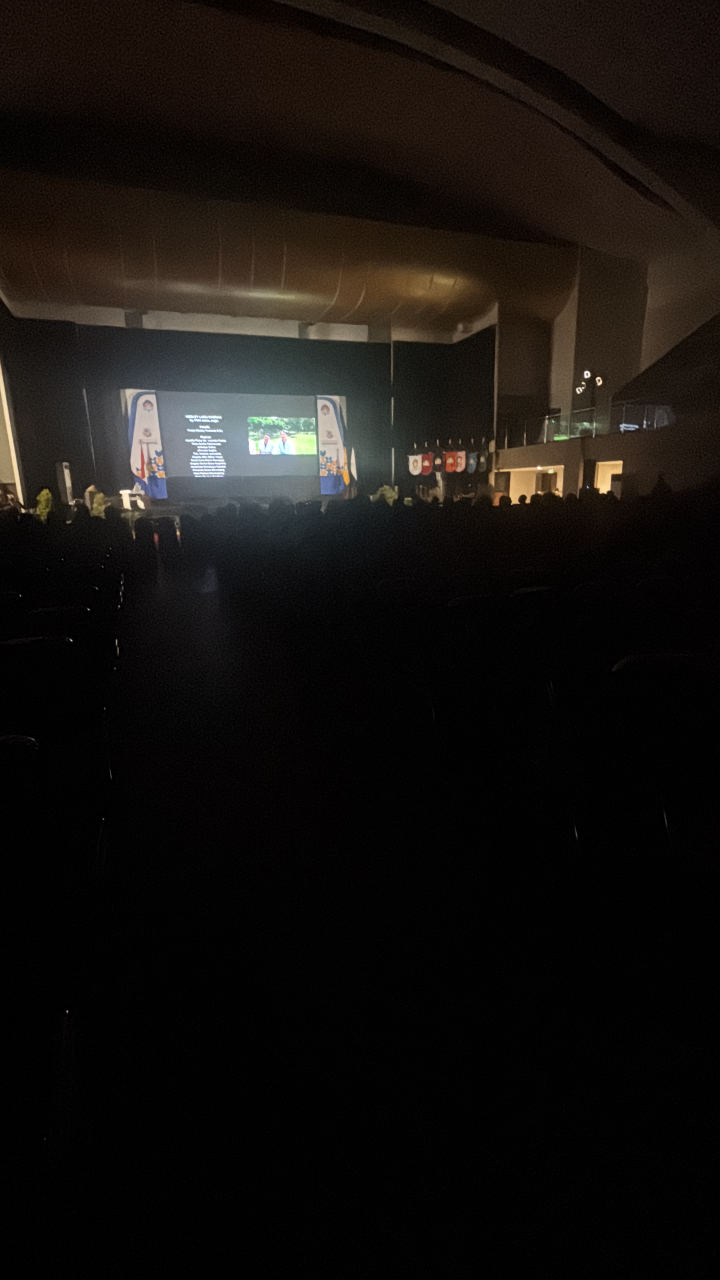
#> input picture dark_image.jpeg, 2160 x 3840 px (shown at 1/3 size); its folder holds only this picture in this run
$ jupyter execute test.ipynb   (shell and % lines are left out)   (older library calls are emulated)
#> lines starting #> are read from the running program, lines starting #| are printed output that depends on the picture; pictures that were not available may be replaced by others from this repository, and a replacement may not be noted
## Setup

[cell 1]
import cv2
import numpy as np
import matplotlib.pyplot as plt
from google.colab import files
from skimage import exposure
from scipy.ndimage import gaussian_filter
from numpy.fft import fft2, ifft2
import warnings
warnings.filterwarnings('ignore')

print('OpenCV version:', cv2.__version__)
print('NumPy version:', np.__version__)

[cell 2]
import os

print("Files in /content/:")
for f in os.listdir('/content'):
    if not f.startswith('.') and f != 'sample_data':
        print("  ", f)

filename = 'dark_image.jpeg'

assert os.path.exists(filename), \
    f"'{filename}' not found. Check the list above and edit the filename."
print(f"Ready to use: {filename}")

[cell 3]
img_bgr = cv2.imread(filename)
#> img_bgr is the input picture: shape (3840, 2160, 3); mean B, G, R 15.6, 18.5, 21.7
img_rgb = cv2.cvtColor(img_bgr, cv2.COLOR_BGR2RGB)

# Optional: resize if too large
MAX_DIM = 1024
h, w = img_rgb.shape[:2]
#> h = 3840; w = 2160
if max(h, w) > MAX_DIM:
    scale = MAX_DIM / max(h, w)
#> scale = 0.267
    img_rgb = cv2.resize(img_rgb, (int(w*scale), int(h*scale)))
#> img_rgb: shape (1024, 576, 3)
    print(f'Resized from {w}x{h} to {img_rgb.shape[1]}x{img_rgb.shape[0]}')
#| Resized from 2160x3840 to 576x1024

print('Shape:', img_rgb.shape)
#| Shape: (1024, 576, 3)
print('Dtype:', img_rgb.dtype)
#| Dtype: uint8

## Helper Functions

[cell 4]
def show_images(images, titles, figsize=(18, 6)):
    """Display a list of images side by side."""
    n = len(images)
    plt.figure(figsize=figsize)
    for i, (im, title) in enumerate(zip(images, titles)):
        plt.subplot(1, n, i + 1)
        if im.ndim == 2:
            plt.imshow(im, cmap='gray')
        else:
            plt.imshow(im)
        plt.title(title, fontsize=12)
        plt.axis('off')
    plt.tight_layout()
    plt.show()


def plot_histograms(images, titles, figsize=(18, 4)):
    """Plot grayscale histograms side by side."""
    n = len(images)
    plt.figure(figsize=figsize)
    for i, (im, title) in enumerate(zip(images, titles)):
        plt.subplot(1, n, i + 1)
        gray = cv2.cvtColor(im, cv2.COLOR_RGB2GRAY) if im.ndim == 3 else im
        plt.hist(gray.ravel(), bins=256, range=[0, 256], color='steelblue')
        plt.title(f'Histogram: {title}')
        plt.xlim([0, 256])
        plt.grid(alpha=0.3)
    plt.tight_layout()
    plt.show()

## Enhancement Functions

Each function returns a new image (no in-place modification).

[cell 5]
def histogram_equalization(image):
    """Global histogram equalization."""
    if image.ndim == 2:
        return cv2.equalizeHist(image)
    ycrcb = cv2.cvtColor(image, cv2.COLOR_RGB2YCrCb)
#> ycrcb: shape (1024, 576, 3); mean of channels 0, 1, 2 19, 129.9, 126
    ycrcb[:, :, 0] = cv2.equalizeHist(ycrcb[:, :, 0])
#> ycrcb: shape (1024, 576, 3); mean of channels 0, 1, 2 128.8, 129.9, 126
    return cv2.cvtColor(ycrcb, cv2.COLOR_YCrCb2RGB)


def clahe_enhance(image, clip_limit=2.0, tile_grid=(8, 8)):
    """Contrast Limited Adaptive Histogram Equalization."""
#> called with clip_limit = 2, tile_grid = (8, 8)
    clahe = cv2.createCLAHE(clipLimit=clip_limit, tileGridSize=tile_grid)
    if image.ndim == 2:
        return clahe.apply(image)
    lab = cv2.cvtColor(image, cv2.COLOR_RGB2LAB)
#> lab: shape (1024, 576, 3); mean of channels 0, 1, 2 18.5, 129, 130.2
    lab[:, :, 0] = clahe.apply(lab[:, :, 0])
#> lab: shape (1024, 576, 3); mean of channels 0, 1, 2 33.3, 129, 130.2
    return cv2.cvtColor(lab, cv2.COLOR_LAB2RGB)


def gamma_correction(image, gamma=1.0):
    """gamma < 1 brightens; gamma > 1 darkens."""
#> called with gamma = 0.6
    inv_gamma = 1.0 / gamma
    table = np.array([((i / 255.0) ** inv_gamma) * 255
                      for i in np.arange(0, 256)]).astype('uint8')
    return cv2.LUT(image, table)


def adjust_brightness_contrast(image, alpha=1.0, beta=0):
    """alpha: contrast multiplier, beta: brightness offset."""
    return cv2.convertScaleAbs(image, alpha=alpha, beta=beta)


def sharpen_image(image):
    """3x3 sharpening kernel."""
    kernel = np.array([[ 0, -1,  0],
                       [-1,  5, -1],
                       [ 0, -1,  0]])
    return cv2.filter2D(image, -1, kernel)
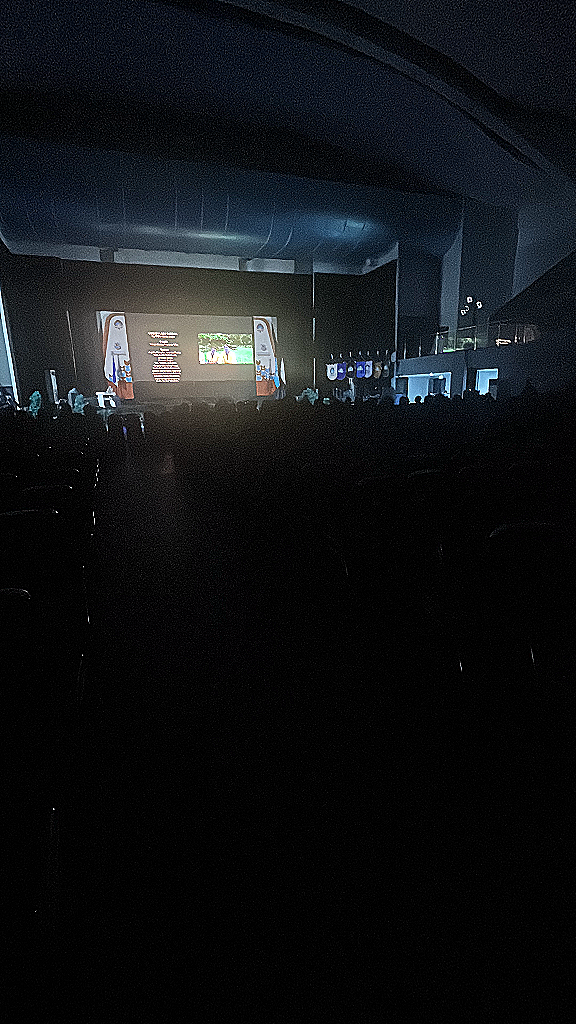
#> returned value: shape (1024, 576, 3); mean of channels 0, 1, 2 22.6, 19.7, 17.2; drawn as B, G, R


def unsharp_mask(image, sigma=2.0, strength=1.5):
    """Subtract blurred version to enhance edges."""
#> called with sigma = 2, strength = 1.5
    blurred = cv2.GaussianBlur(image, (0, 0), sigma)
    sharpened = cv2.addWeighted(image, 1 + strength, blurred, -strength, 0)
    return np.clip(sharpened, 0, 255).astype(np.uint8)


def denoise_image(image):
    """Non-local means denoising."""
    if image.ndim == 3:
        return cv2.fastNlMeansDenoisingColored(image, None, 10, 10, 7, 21)
    return cv2.fastNlMeansDenoising(image, None, 10, 7, 21)


def wiener_deblur(image, kernel_size=5, noise=0.01):
    """Wiener deconvolution (single-channel result)."""
    gray = cv2.cvtColor(image, cv2.COLOR_RGB2GRAY) if image.ndim == 3 else image
    h, w = gray.shape
    kernel = np.ones((kernel_size, kernel_size)) / (kernel_size ** 2)
    psf = np.zeros_like(gray, dtype=np.float32)
    kh, kw = kernel.shape
    psf[:kh, :kw] = kernel
    psf = np.roll(psf, -kh // 2, axis=0)
    psf = np.roll(psf, -kw // 2, axis=1)
    psf_fft = fft2(psf)
    gray_fft = fft2(gray.astype(np.float32))
    result = np.real(ifft2(gray_fft * np.conj(psf_fft) /
                          (np.abs(psf_fft) ** 2 + noise)))
    return np.clip(result, 0, 255).astype(np.uint8)

## Apply All Techniques to the Uploaded Image

[cell 6]
hist_eq   = histogram_equalization(img_rgb)
clahe_img = clahe_enhance(img_rgb, clip_limit=2.0)
bright    = gamma_correction(img_rgb, gamma=0.6)
dark      = gamma_correction(img_rgb, gamma=1.8)
sharp     = sharpen_image(img_rgb)
unsharp   = unsharp_mask(img_rgb, sigma=2.0, strength=1.5)
denoised  = denoise_image(img_rgb)

show_images(
    [img_rgb, hist_eq, clahe_img, bright, dark, sharp, unsharp, denoised],
    ['Original', 'Histogram Eq', 'CLAHE', 'Gamma 0.6 (bright)',
     'Gamma 1.8 (dark)', 'Sharpen', 'Unsharp Mask', 'Denoised'],
    figsize=(22, 6)
)
#> in show_images, `n = len(images)`: n = 8
#> the loop in show_images, `for i, (im, title) in enumerate(zip(images, titles)):` made 8 passes
#> title on passes 1 to 8: 'Original', 'Histogram Eq', 'CLAHE', 'Gamma 0.6 (bright)', 'Gamma 1.8 (dark)', 'Sharpen', 'Unsharp Mask', 'Denoised'

## Histogram Comparison

[cell 7]
plot_histograms(
    [img_rgb, hist_eq, clahe_img, bright],
    ['Original', 'Hist Eq', 'CLAHE', 'Gamma 0.6'],
    figsize=(20, 4)
)
#> in plot_histograms, `n = len(images)`: n = 4
#> the loop in plot_histograms, `for i, (im, title) in enumerate(zip(images, titles)):` made 4 passes
#> pass 2, in plot_histograms, `gray = cv2.cvtColor(im, cv2.COLOR_RGB2GRAY) if im.ndim == 3 else im`:
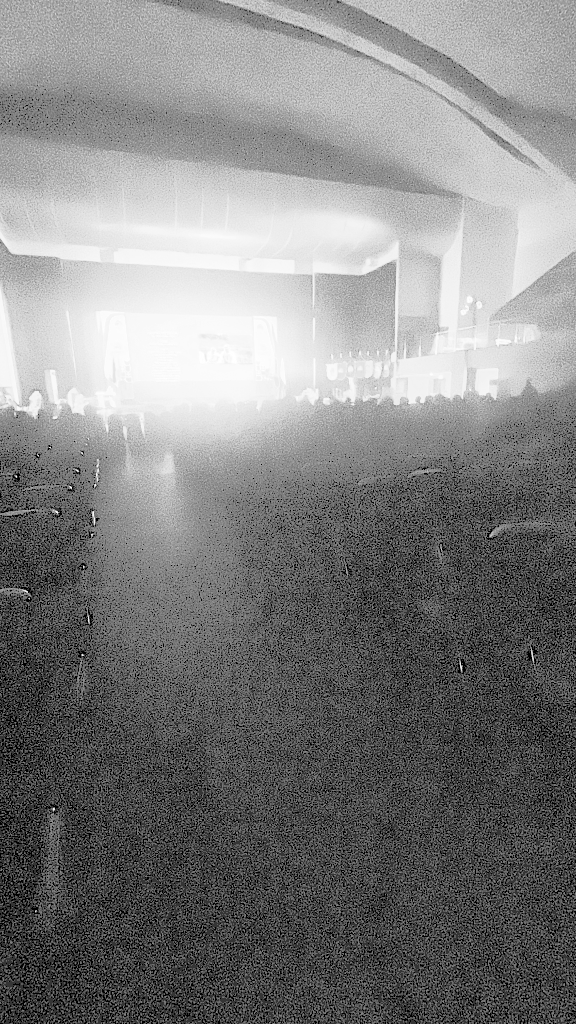
#> gray: shape (1024, 576); min 0, max 255, mean 128.7
#> in plot_histograms, `plt.show()`:
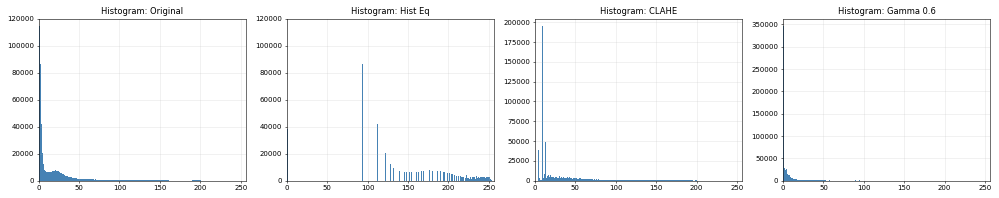
#> figure drawn by matplotlib, 4 panels; panel 1: tallest bar 114495 high, from x = 1 to 2; panel 2: tallest bar 114495 high, from x = 53 to 54; panel 3: tallest bar 194909 high, from x = 9 to 10; panel 4: tallest bar 345699 high, from x = 0 to 1

## Automatic Detection + Enhancement

Analyze brightness, contrast, and sharpness to choose the best technique.

[cell 8]
def analyze_image(image):
    """Return image characteristics and label."""
    gray = cv2.cvtColor(image, cv2.COLOR_RGB2GRAY) if image.ndim == 3 else image
    mean_brightness = float(np.mean(gray))
#> mean_brightness = 19.05
    std_contrast    = float(np.std(gray))
#> std_contrast = 32.69
    lap_var         = float(cv2.Laplacian(gray, cv2.CV_64F).var())
#> lap_var = 240.1

    if mean_brightness < 70:
        label = 'Dark'
    elif mean_brightness > 180:
        label = 'Bright'
    elif std_contrast < 40:
        label = 'Low-contrast'
    elif lap_var < 100:
        label = 'Blurred'
    else:
        label = 'Normal'

    return {'brightness': mean_brightness,
            'contrast': std_contrast,
            'sharpness': lap_var,
            'label': label}


def auto_enhance(image):
    """Analyze then apply the most appropriate enhancement."""
    info = analyze_image(image)
#> info = {'brightness': 19.05, 'contrast': 32.69, 'sharpness': 240.1, 'label': 'Dark'}
    label = info['label']
#> label = 'Dark'
    print(f"Detected: {label:<13} | "
          f"Brightness={info['brightness']:.1f}  "
          f"Contrast={info['contrast']:.1f}  "
          f"Sharpness={info['sharpness']:.1f}")
#| Detected: Dark          | Brightness=19.0  Contrast=32.7  Sharpness=240.1

    if label == 'Dark':
        out = gamma_correction(image, gamma=0.5)
        out = clahe_enhance(out, clip_limit=2.0)
#> call 2 of clahe_enhance, with clip_limit = 2, tile_grid = (8, 8)
#> in clahe_enhance (call 2), `lab = cv2.cvtColor(image, cv2.COLOR_RGB2LAB)`: lab: shape (1024, 576, 3); mean of channels 0, 1, 2 5.3, 128.2, 128.6
#> in clahe_enhance (call 2), `lab[:, :, 0] = clahe.apply(lab[:, :, 0])`: lab: shape (1024, 576, 3); mean of channels 0, 1, 2 11.2, 128.2, 128.6
#> in clahe_enhance (call 2), `return cv2.cvtColor(lab, cv2.COLOR_LAB2RGB)`:
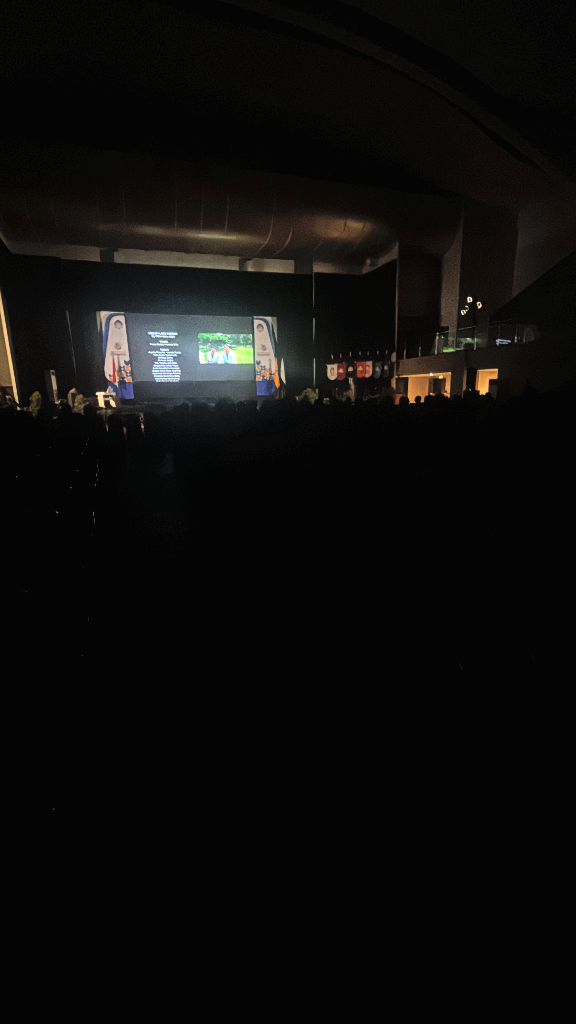
#> returned value: shape (1024, 576, 3); mean R, G, B 12.9, 12.2, 11.2
    elif label == 'Bright':
        out = gamma_correction(image, gamma=1.8)
    elif label == 'Low-contrast':
        out = clahe_enhance(image, clip_limit=3.0)
    elif label == 'Blurred':
        out = sharpen_image(image)
        out = clahe_enhance(out, clip_limit=2.0)
    else:
        out = image.copy()

    return out, label

[cell 9]
enhanced, detected_label = auto_enhance(img_rgb)
#> detected_label = 'Dark'

show_images(
    [img_rgb, enhanced],
    ['Original', f'Auto-Enhanced ({detected_label})'],
    figsize=(14, 6)
)
#> the loop in show_images (call 2), `for i, (im, title) in enumerate(zip(images, titles)):` made 2 passes

## Synthetic Degradation Tests

Simulate degraded images (dark, bright, blurry, low-contrast) and verify the auto pipeline fixes them.

[cell 10]
def degrade_image(image, mode='dark'):
    """Create synthetic degraded versions for testing."""
    if mode == 'dark':
        return (image * 0.3).astype(np.uint8)
    if mode == 'bright':
        return np.clip(image.astype(np.int16) + 100, 0, 255).astype(np.uint8)
    if mode == 'blur':
        return cv2.GaussianBlur(image, (15, 15), 0)
    if mode == 'low_contrast':
        return np.clip((image.astype(np.float32) - 128) * 0.3 + 128,
                       0, 255).astype(np.uint8)
    if mode == 'noisy':
        noise = np.random.normal(0, 25, image.shape).astype(np.float32)
        return np.clip(image + noise, 0, 255).astype(np.uint8)
    return image


for mode in ['dark', 'bright', 'blur', 'low_contrast', 'noisy']:
    print(f'\n=== Testing: {mode.upper()} ===')
    degraded = degrade_image(img_rgb, mode)
    enhanced, detected = auto_enhance(degraded)
    show_images(
        [img_rgb, degraded, enhanced],
        ['Original', f'Degraded ({mode})', f'Enhanced ({detected})'],
        figsize=(16, 5)
    )
#> this loop made 5 passes
#> detected on passes 1 to 5: 'Dark', 'Low-contrast', 'Dark', 'Low-contrast', 'Dark'
#| Detected: Dark          | Brightness=5.3  Contrast=9.8  Sharpness=22.1
#| Detected: Low-contrast  | Brightness=118.5  Contrast=29.9  Sharpness=174.7
#| Detected: Dark          | Brightness=19.0  Contrast=31.6  Sharpness=1.2
#| Detected: Low-contrast  | Brightness=94.8  Contrast=9.9  Sharpness=23.9
#| Detected: Dark          | Brightness=24.8  Contrast=32.3  Sharpness=3212.9
#> pass 1, `degraded = degrade_image(img_rgb, mode)`:
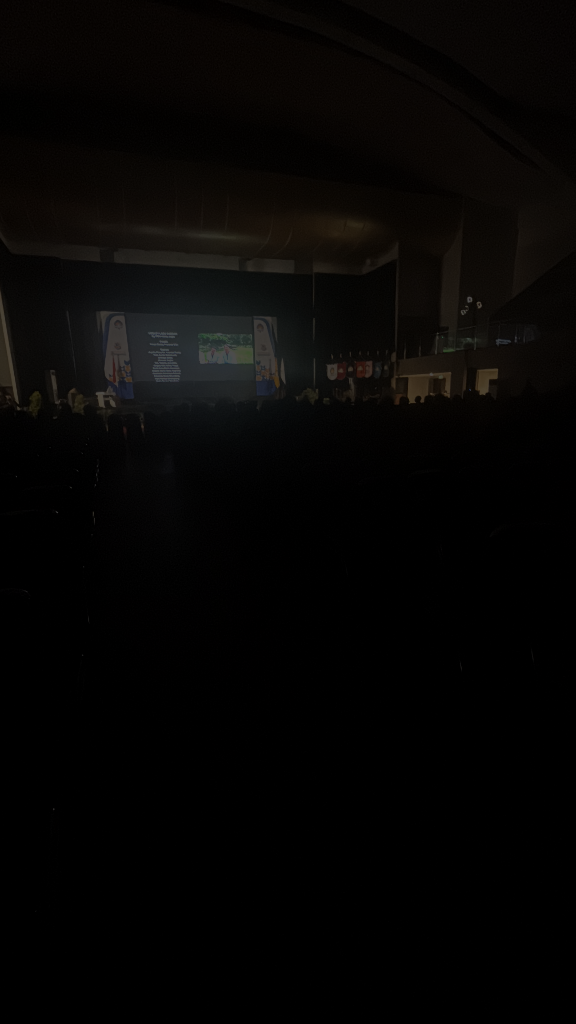
#> degraded: shape (1024, 576, 3); mean R, G, B 6.1, 5.1, 4.2
#> pass 1, in show_images (call 3), `plt.show()`:
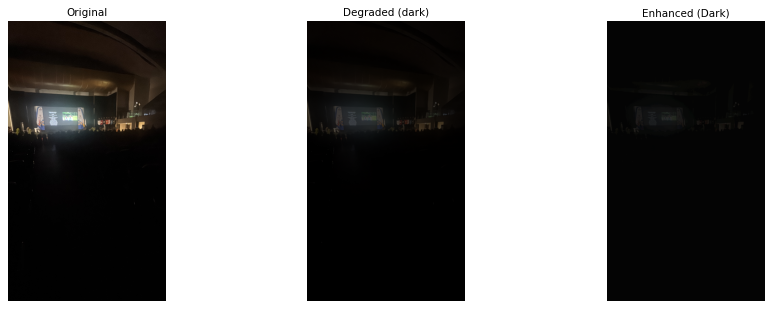
#> figure drawn by matplotlib, 3 panels
#> pass 2, in show_images (call 4), `plt.show()`:
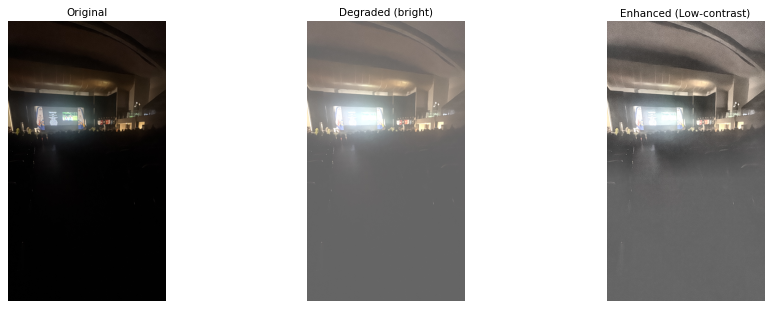
#> figure drawn by matplotlib, 3 panels
#> after the loop:
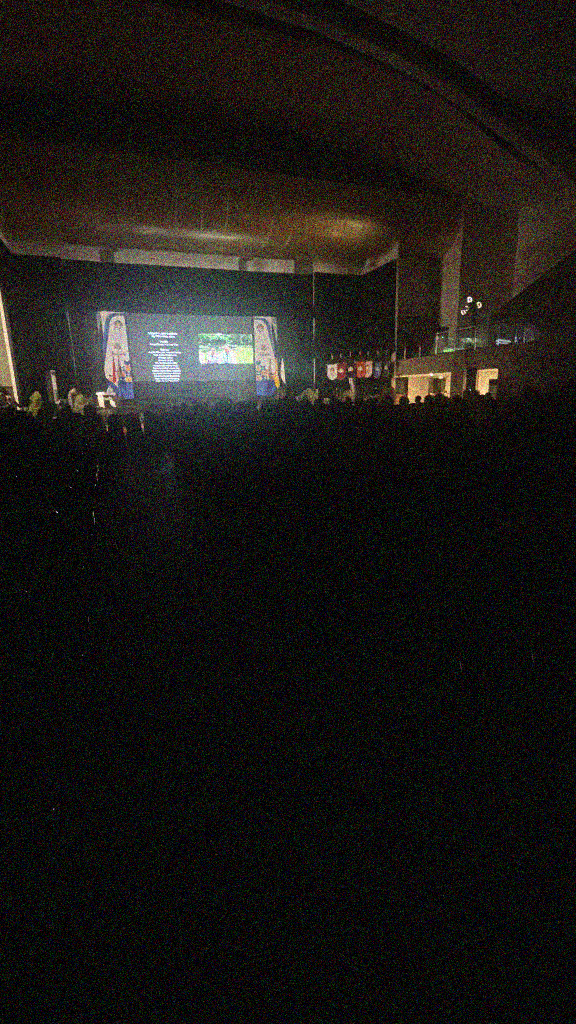
#> degraded: shape (1024, 576, 3); mean R, G, B 27, 24.2, 21.8

## Save Results

[cell 11]
# Save original and auto-enhanced outputs
base = filename.rsplit('.', 1)[0]

cv2.imwrite(f'{base}_enhanced.jpg',
            cv2.cvtColor(enhanced, cv2.COLOR_RGB2BGR))
cv2.imwrite(f'{base}_clahe.jpg',
            cv2.cvtColor(clahe_img, cv2.COLOR_RGB2BGR))
cv2.imwrite(f'{base}_sharp.jpg',
            cv2.cvtColor(unsharp, cv2.COLOR_RGB2BGR))
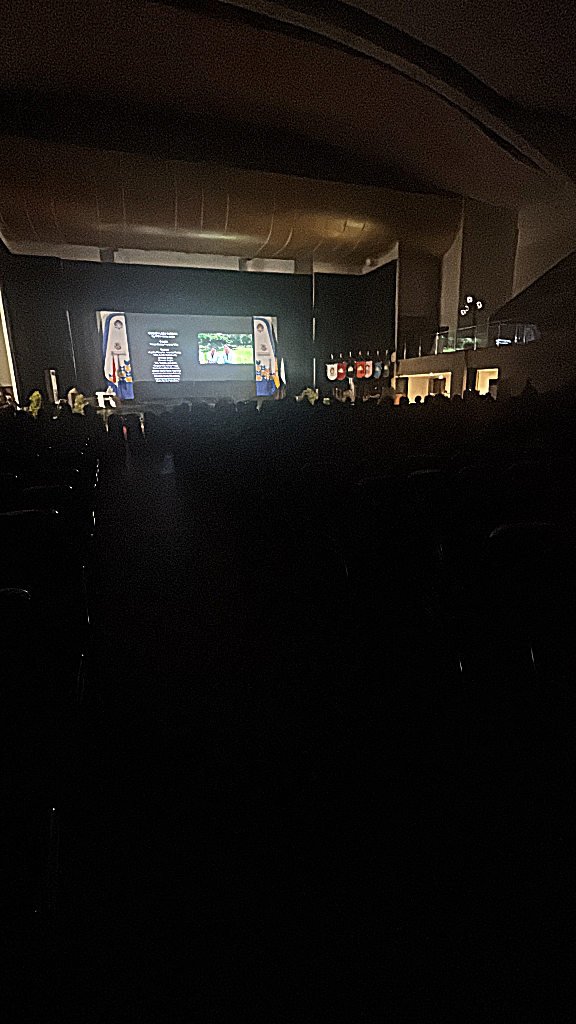
#> saved as dark_image_sharp.jpg: shape (1024, 576, 3); mean B, G, R 15.9, 18.6, 21.7
cv2.imwrite(f'{base}_denoised.jpg',
            cv2.cvtColor(denoised, cv2.COLOR_RGB2BGR))

# Download
files.download(f'{base}_enhanced.jpg')
files.download(f'{base}_clahe.jpg')
files.download(f'{base}_sharp.jpg')
files.download(f'{base}_denoised.jpg')

print('All results saved and downloaded.')
